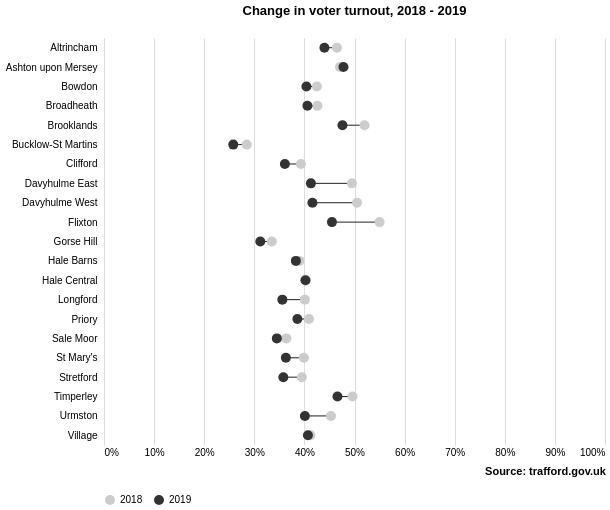

The Vega-Lite source for this figure:
### Vega-Lite specification from a JSON file in a GitHub repository (floating-point values rounded to 4 significant figures)
{"$schema": "https://vega.github.io/schema/vega-lite/v3.json", "description": "Comparing the voter turnout in the Trafford local elections between 2018 and 2019", "autosize": {"type": "fit"}, "width": 600, "height": 500, "title": {"text": "Change in voter turnout, 2018 - 2019", "offset": 20}, "data": {"values": [{"area_code": "E05000819", "area_name": "Altrincham", "year": 2018, "electorate": 8892, "ballots_issued": 4133, "spoiled_ballots": 257, "percentage_turnout": 46.5}, {"area_code": "E05000820", "area_name": "Ashton upon Mersey", "year": 2018, "electorate": 7617, "ballots_issued": 3590, "spoiled_ballots": 6, "percentage_turnout": 47.1}, {"area_code": "E05000821", "area_name": "Bowdon", "year": 2018, "electorate": 7335, "ballots_issued": 3121, "spoiled_ballots": 5, "percentage_turnout": 42.5}, {"area_code": "E05000822", "area_name": "Broadheath", "year": 2018, "electorate": 9891, "ballots_issued": 4218, "spoiled_ballots": 5, "percentage_turnout": 42.6}, {"area_code": "E05000823", "area_name": "Brooklands", "year": 2018, "electorate": 7844, "ballots_issued": 4080, "spoiled_ballots": 4, "percentage_turnout": 52}, {"area_code": "E05000824", "area_name": "Bucklow-St Martins", "year": 2018, "electorate": 7101, "ballots_issued": 2027, "spoiled_ballots": 4, "percentage_turnout": 28.5}, {"area_code": "E05000825", "area_name": "Clifford", "year": 2018, "electorate": 8183, "ballots_issued": 3212, "spoiled_ballots": 8, "percentage_turnout": 39.3}, {"area_code": "E05000826", "area_name": "Davyhulme East", "year": 2018, "electorate": 7758, "ballots_issued": 3837, "spoiled_ballots": 2, "percentage_turnout": 49.5}, {"area_code": "E05000827", "area_name": "Davyhulme West", "year": 2018, "electorate": 7696, "ballots_issued": 3884, "spoiled_ballots": 3, "percentage_turnout": 50.5}, {"area_code": "E05000828", "area_name": "Flixton", "year": 2018, "electorate": 8290, "ballots_issued": 4562, "spoiled_ballots": 2, "percentage_turnout": 55}, {"area_code": "E05000829", "area_name": "Gorse Hill", "year": 2018, "electorate": 8357, "ballots_issued": 2799, "spoiled_ballots": 6, "percentage_turnout": 33.5}, {"area_code": "E05000830", "area_name": "Hale Barns", "year": 2018, "electorate": 7431, "ballots_issued": 2900, "spoiled_ballots": 6, "percentage_turnout": 39}, {"area_code": "E05000831", "area_name": "Hale Central", "year": 2018, "electorate": 7440, "ballots_issued": 2999, "spoiled_ballots": 7, "percentage_turnout": 40.3}, {"area_code": "E05000832", "area_name": "Longford", "year": 2018, "electorate": 9128, "ballots_issued": 3658, "spoiled_ballots": 8, "percentage_turnout": 40.1}, {"area_code": "E05000833", "area_name": "Priory", "year": 2018, "electorate": 8191, "ballots_issued": 3352, "spoiled_ballots": 6, "percentage_turnout": 40.9}, {"area_code": "E05000834", "area_name": "St Mary's", "year": 2018, "electorate": 8597, "ballots_issued": 3432, "spoiled_ballots": 8, "percentage_turnout": 39.9}, {"area_code": "E05000835", "area_name": "Sale Moor", "year": 2018, "electorate": 7632, "ballots_issued": 2777, "spoiled_ballots": 5, "percentage_turnout": 36.4}, {"area_code": "E05000836", "area_name": "Stretford", "year": 2018, "electorate": 7928, "ballots_issued": 3130, "spoiled_ballots": 8, "percentage_turnout": 39.5}, {"area_code": "E05000837", "area_name": "Timperley", "year": 2018, "electorate": 8479, "ballots_issued": 4204, "spoiled_ballots": 8, "percentage_turnout": 49.6}, {"area_code": "E05000838", "area_name": "Urmston", "year": 2018, "electorate": 8591, "ballots_issued": 3890, "spoiled_ballots": 7, "percentage_turnout": 45.3}, {"area_code": "E05000839", "area_name": "Village", "year": 2018, "electorate": 7929, "ballots_issued": 3267, "spoiled_ballots": 6, "percentage_turnout": 41.2}, {"area_code": "E05000819", "area_name": "Altrincham", "year": 2019, "electorate": 8867, "ballots_issued": 3898, "spoiled_ballots": 20, "percentage_turnout": 44}, {"area_code": "E05000820", "area_name": "Ashton upon Mersey", "year": 2019, "electorate": 7500, "ballots_issued": 3588, "spoiled_ballots": 8, "percentage_turnout": 47.8}, {"area_code": "E05000821", "area_name": "Bowdon", "year": 2019, "electorate": 7242, "ballots_issued": 2929, "spoiled_ballots": 31, "percentage_turnout": 40.4}, {"area_code": "E05000822", "area_name": "Broadheath", "year": 2019, "electorate": 9960, "ballots_issued": 4048, "spoiled_ballots": 17, "percentage_turnout": 40.6}, {"area_code": "E05000823", "area_name": "Brooklands", "year": 2019, "electorate": 7735, "ballots_issued": 3683, "spoiled_ballots": 18, "percentage_turnout": 47.6}, {"area_code": "E05000824", "area_name": "Bucklow-St Martins", "year": 2019, "electorate": 7060, "ballots_issued": 1824, "spoiled_ballots": 16, "percentage_turnout": 25.8}, {"area_code": "E05000825", "area_name": "Clifford", "year": 2019, "electorate": 8351, "ballots_issued": 3012, "spoiled_ballots": 10, "percentage_turnout": 36.1}, {"area_code": "E05000826", "area_name": "Davyhulme East", "year": 2019, "electorate": 7700, "ballots_issued": 3177, "spoiled_ballots": 13, "percentage_turnout": 41.3}, {"area_code": "E05000827", "area_name": "Davyhulme West", "year": 2019, "electorate": 7638, "ballots_issued": 3179, "spoiled_ballots": 11, "percentage_turnout": 41.6}, {"area_code": "E05000828", "area_name": "Flixton", "year": 2019, "electorate": 8322, "ballots_issued": 3787, "spoiled_ballots": 13, "percentage_turnout": 45.5}, {"area_code": "E05000829", "area_name": "Gorse Hill", "year": 2019, "electorate": 8391, "ballots_issued": 2620, "spoiled_ballots": 14, "percentage_turnout": 31.2}, {"area_code": "E05000830", "area_name": "Hale Barns", "year": 2019, "electorate": 7362, "ballots_issued": 2817, "spoiled_ballots": 8, "percentage_turnout": 38.3}, {"area_code": "E05000831", "area_name": "Hale Central", "year": 2019, "electorate": 7388, "ballots_issued": 2973, "spoiled_ballots": 29, "percentage_turnout": 40.2}, {"area_code": "E05000832", "area_name": "Longford", "year": 2019, "electorate": 9098, "ballots_issued": 3242, "spoiled_ballots": 32, "percentage_turnout": 35.6}, {"area_code": "E05000833", "area_name": "Priory", "year": 2019, "electorate": 8052, "ballots_issued": 3109, "spoiled_ballots": 11, "percentage_turnout": 38.6}, {"area_code": "E05000834", "area_name": "St Mary's", "year": 2019, "electorate": 8611, "ballots_issued": 3126, "spoiled_ballots": 13, "percentage_turnout": 36.3}, {"area_code": "E05000835", "area_name": "Sale Moor", "year": 2019, "electorate": 7549, "ballots_issued": 2601, "spoiled_ballots": 32, "percentage_turnout": 34.5}, {"area_code": "E05000836", "area_name": "Stretford", "year": 2019, "electorate": 7843, "ballots_issued": 2804, "spoiled_ballots": 12, "percentage_turnout": 35.8}, {"area_code": "E05000837", "area_name": "Timperley", "year": 2019, "electorate": 8410, "ballots_issued": 3918, "spoiled_ballots": 23, "percentage_turnout": 46.6}, {"area_code": "E05000838", "area_name": "Urmston", "year": 2019, "electorate": 8472, "ballots_issued": 3394, "spoiled_ballots": 17, "percentage_turnout": 40.1}, {"area_code": "E05000839", "area_name": "Village", "year": 2019, "electorate": 7905, "ballots_issued": 3217, "spoiled_ballots": 18, "percentage_turnout": 40.7}]}, "transform": [{"calculate": "(datum.percentage_turnout/100)", "as": "turnout"}], "encoding": {"x": {"field": "turnout", "type": "quantitative", "scale": {"domain": [0, 1]}, "axis": {"title": "Source: trafford.gov.uk", "titleX": 441, "titleY": 20, "format": "%"}}, "y": {"field": "area_name", "type": "nominal", "axis": {"title": null, "offset": 5, "ticks": false, "minExtent": 70, "domain": false}}}, "layer": [{"mark": "line", "encoding": {"detail": {"field": "area_name", "type": "nominal"}, "color": {"value": "#212121"}, "size": {"value": 1}}}, {"mark": {"type": "point", "filled": true}, "encoding": {"color": {"field": "year", "type": "ordinal", "scale": {"domain": [2018, 2019], "range": ["#ccc", "#333"]}, "legend": {"title": null, "orient": "bottom", "direction": "horizontal"}}, "size": {"value": 100}, "opacity": {"value": 1}, "tooltip": [{"field": "turnout", "type": "quantitative", "title": "Voter turnout", "format": ".1%"}]}}], "config": {"style": {"cell": {"stroke": "transparent"}}, "axis": {"ticks": false, "domainColor": null}}}
